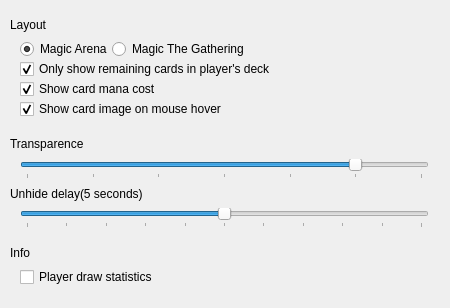
<?xml version="1.0" encoding="UTF-8"?>
<ui version="4.0">
 <class>TabOverlay</class>
 <widget class="QWidget" name="TabOverlay">
  <property name="geometry">
   <rect>
    <x>0</x>
    <y>0</y>
    <width>450</width>
    <height>308</height>
   </rect>
  </property>
  <property name="minimumSize">
   <size>
    <width>450</width>
    <height>300</height>
   </size>
  </property>
  <property name="windowTitle">
   <string>Form</string>
  </property>
  <property name="styleSheet">
   <string notr="true">#title {
	font-size: 24px;
 	font-weight: bold;
}
#slogan, #version {
	color: #898989;
}
#version {
	font-size: 11px;
}</string>
  </property>
  <layout class="QGridLayout" name="gridLayout" rowstretch="0,0,0,0,0,0,0,0,0,0,0,0,0,0,0,0,0,0,0,0" columnstretch="0">
   <property name="sizeConstraint">
    <enum>QLayout::SetDefaultConstraint</enum>
   </property>
   <property name="leftMargin">
    <number>10</number>
   </property>
   <property name="topMargin">
    <number>10</number>
   </property>
   <property name="horizontalSpacing">
    <number>6</number>
   </property>
   <property name="verticalSpacing">
    <number>0</number>
   </property>
   <item row="12" column="0">
    <layout class="QHBoxLayout" name="horizontalLayout_7">
     <item>
      <widget class="QLabel" name="label_7">
       <property name="sizePolicy">
        <sizepolicy hsizetype="Maximum" vsizetype="Preferred">
         <horstretch>0</horstretch>
         <verstretch>0</verstretch>
        </sizepolicy>
       </property>
       <property name="toolTip">
        <string/>
       </property>
       <property name="statusTip">
        <string>After hide cards using mouse Right click, show again after X seconds</string>
       </property>
       <property name="text">
        <string>Unhide delay</string>
       </property>
      </widget>
     </item>
     <item>
      <widget class="QLabel" name="lbUnhideDelay">
       <property name="sizePolicy">
        <sizepolicy hsizetype="Preferred" vsizetype="Preferred">
         <horstretch>0</horstretch>
         <verstretch>0</verstretch>
        </sizepolicy>
       </property>
       <property name="toolTip">
        <string/>
       </property>
       <property name="statusTip">
        <string>After hide cards using mouse Right click, show again after X seconds</string>
       </property>
       <property name="text">
        <string>(5 seconds)</string>
       </property>
      </widget>
     </item>
    </layout>
   </item>
   <item row="8" column="0">
    <widget class="QLabel" name="label_6">
     <property name="text">
      <string>Transparence</string>
     </property>
    </widget>
   </item>
   <item row="4" column="0">
    <layout class="QHBoxLayout" name="horizontalLayout_6">
     <item>
      <spacer name="horizontalSpacer_9">
       <property name="orientation">
        <enum>Qt::Horizontal</enum>
       </property>
       <property name="sizeType">
        <enum>QSizePolicy::Fixed</enum>
       </property>
       <property name="sizeHint" stdset="0">
        <size>
         <width>10</width>
         <height>20</height>
        </size>
       </property>
      </spacer>
     </item>
     <item>
      <widget class="QCheckBox" name="cbShowOnlyRemainingCard">
       <property name="statusTip">
        <string>When checked cards with 0 copies in deck will be hidden</string>
       </property>
       <property name="text">
        <string>Only show remaining cards in player's deck</string>
       </property>
       <property name="checked">
        <bool>true</bool>
       </property>
      </widget>
     </item>
     <item>
      <spacer name="horizontalSpacer_8">
       <property name="orientation">
        <enum>Qt::Horizontal</enum>
       </property>
       <property name="sizeHint" stdset="0">
        <size>
         <width>20</width>
         <height>20</height>
        </size>
       </property>
      </spacer>
     </item>
    </layout>
   </item>
   <item row="2" column="0">
    <widget class="QLabel" name="label_5">
     <property name="text">
      <string>Layout</string>
     </property>
    </widget>
   </item>
   <item row="17" column="0">
    <widget class="QLabel" name="label_2">
     <property name="text">
      <string>Info</string>
     </property>
    </widget>
   </item>
   <item row="16" column="0">
    <spacer name="verticalSpacer_2">
     <property name="orientation">
      <enum>Qt::Vertical</enum>
     </property>
     <property name="sizeType">
      <enum>QSizePolicy::Fixed</enum>
     </property>
     <property name="sizeHint" stdset="0">
      <size>
       <width>20</width>
       <height>10</height>
      </size>
     </property>
    </spacer>
   </item>
   <item row="7" column="0">
    <spacer name="verticalSpacer_4">
     <property name="orientation">
      <enum>Qt::Vertical</enum>
     </property>
     <property name="sizeType">
      <enum>QSizePolicy::Fixed</enum>
     </property>
     <property name="sizeHint" stdset="0">
      <size>
       <width>20</width>
       <height>10</height>
      </size>
     </property>
    </spacer>
   </item>
   <item row="3" column="0">
    <layout class="QHBoxLayout" name="horizontalLayout">
     <item>
      <spacer name="horizontalSpacer_4">
       <property name="orientation">
        <enum>Qt::Horizontal</enum>
       </property>
       <property name="sizeType">
        <enum>QSizePolicy::Fixed</enum>
       </property>
       <property name="sizeHint" stdset="0">
        <size>
         <width>10</width>
         <height>20</height>
        </size>
       </property>
      </spacer>
     </item>
     <item>
      <widget class="QRadioButton" name="rbMTGA">
       <property name="statusTip">
        <string>Magic Arena card layout theme</string>
       </property>
       <property name="text">
        <string>Magic Arena</string>
       </property>
       <property name="checked">
        <bool>true</bool>
       </property>
      </widget>
     </item>
     <item>
      <widget class="QRadioButton" name="rbMTG">
       <property name="statusTip">
        <string>Magic paper card layout theme</string>
       </property>
       <property name="text">
        <string>Magic The Gathering</string>
       </property>
      </widget>
     </item>
     <item>
      <spacer name="horizontalSpacer_5">
       <property name="orientation">
        <enum>Qt::Horizontal</enum>
       </property>
       <property name="sizeType">
        <enum>QSizePolicy::Expanding</enum>
       </property>
       <property name="sizeHint" stdset="0">
        <size>
         <width>10</width>
         <height>20</height>
        </size>
       </property>
      </spacer>
     </item>
    </layout>
   </item>
   <item row="6" column="0">
    <layout class="QHBoxLayout" name="horizontalLayout_8">
     <item>
      <spacer name="horizontalSpacer_10">
       <property name="orientation">
        <enum>Qt::Horizontal</enum>
       </property>
       <property name="sizeType">
        <enum>QSizePolicy::Fixed</enum>
       </property>
       <property name="sizeHint" stdset="0">
        <size>
         <width>10</width>
         <height>20</height>
        </size>
       </property>
      </spacer>
     </item>
     <item>
      <widget class="QCheckBox" name="cbShowCardOnHover">
       <property name="text">
        <string>Show card image on mouse hover</string>
       </property>
       <property name="checked">
        <bool>true</bool>
       </property>
      </widget>
     </item>
     <item>
      <spacer name="horizontalSpacer_11">
       <property name="orientation">
        <enum>Qt::Horizontal</enum>
       </property>
       <property name="sizeHint" stdset="0">
        <size>
         <width>20</width>
         <height>20</height>
        </size>
       </property>
      </spacer>
     </item>
    </layout>
   </item>
   <item row="9" column="0">
    <layout class="QHBoxLayout" name="horizontalLayout_10">
     <item>
      <spacer name="horizontalSpacer_6">
       <property name="orientation">
        <enum>Qt::Horizontal</enum>
       </property>
       <property name="sizeType">
        <enum>QSizePolicy::Fixed</enum>
       </property>
       <property name="sizeHint" stdset="0">
        <size>
         <width>10</width>
         <height>20</height>
        </size>
       </property>
      </spacer>
     </item>
     <item>
      <widget class="QSlider" name="hsAlpha">
       <property name="minimum">
        <number>1</number>
       </property>
       <property name="maximum">
        <number>7</number>
       </property>
       <property name="singleStep">
        <number>1</number>
       </property>
       <property name="pageStep">
        <number>1</number>
       </property>
       <property name="value">
        <number>6</number>
       </property>
       <property name="orientation">
        <enum>Qt::Horizontal</enum>
       </property>
       <property name="tickPosition">
        <enum>QSlider::TicksBelow</enum>
       </property>
      </widget>
     </item>
     <item>
      <spacer name="horizontalSpacer_14">
       <property name="orientation">
        <enum>Qt::Horizontal</enum>
       </property>
       <property name="sizeType">
        <enum>QSizePolicy::Fixed</enum>
       </property>
       <property name="sizeHint" stdset="0">
        <size>
         <width>10</width>
         <height>20</height>
        </size>
       </property>
      </spacer>
     </item>
    </layout>
   </item>
   <item row="14" column="0">
    <layout class="QHBoxLayout" name="horizontalLayout_11">
     <item>
      <spacer name="horizontalSpacer_7">
       <property name="orientation">
        <enum>Qt::Horizontal</enum>
       </property>
       <property name="sizeType">
        <enum>QSizePolicy::Fixed</enum>
       </property>
       <property name="sizeHint" stdset="0">
        <size>
         <width>10</width>
         <height>20</height>
        </size>
       </property>
      </spacer>
     </item>
     <item>
      <widget class="QSlider" name="hsUnhideDelay">
       <property name="toolTip">
        <string>After hide cards using mouse Right click, show again after X seconds</string>
       </property>
       <property name="statusTip">
        <string>After hide cards using mouse Right click, show again after X seconds</string>
       </property>
       <property name="maximum">
        <number>10</number>
       </property>
       <property name="value">
        <number>5</number>
       </property>
       <property name="orientation">
        <enum>Qt::Horizontal</enum>
       </property>
       <property name="tickPosition">
        <enum>QSlider::TicksBelow</enum>
       </property>
       <property name="tickInterval">
        <number>0</number>
       </property>
      </widget>
     </item>
     <item>
      <spacer name="horizontalSpacer_15">
       <property name="orientation">
        <enum>Qt::Horizontal</enum>
       </property>
       <property name="sizeType">
        <enum>QSizePolicy::Fixed</enum>
       </property>
       <property name="sizeHint" stdset="0">
        <size>
         <width>10</width>
         <height>20</height>
        </size>
       </property>
      </spacer>
     </item>
    </layout>
   </item>
   <item row="18" column="0">
    <layout class="QHBoxLayout" name="horizontalLayout_3">
     <item>
      <spacer name="horizontalSpacer_2">
       <property name="orientation">
        <enum>Qt::Horizontal</enum>
       </property>
       <property name="sizeType">
        <enum>QSizePolicy::Fixed</enum>
       </property>
       <property name="sizeHint" stdset="0">
        <size>
         <width>10</width>
         <height>20</height>
        </size>
       </property>
      </spacer>
     </item>
     <item>
      <widget class="QCheckBox" name="cbPTStatistics">
       <property name="statusTip">
        <string>Show player lands, 1, 2, 3 and 4 copies cards draw chances</string>
       </property>
       <property name="text">
        <string>Player draw statistics</string>
       </property>
      </widget>
     </item>
    </layout>
   </item>
   <item row="19" column="0">
    <spacer name="verticalSpacer_3">
     <property name="orientation">
      <enum>Qt::Vertical</enum>
     </property>
     <property name="sizeType">
      <enum>QSizePolicy::Fixed</enum>
     </property>
     <property name="sizeHint" stdset="0">
      <size>
       <width>20</width>
       <height>10</height>
      </size>
     </property>
    </spacer>
   </item>
   <item row="5" column="0">
    <layout class="QHBoxLayout" name="horizontalLayout_2">
     <item>
      <spacer name="horizontalSpacer">
       <property name="orientation">
        <enum>Qt::Horizontal</enum>
       </property>
       <property name="sizeType">
        <enum>QSizePolicy::Fixed</enum>
       </property>
       <property name="sizeHint" stdset="0">
        <size>
         <width>10</width>
         <height>20</height>
        </size>
       </property>
      </spacer>
     </item>
     <item>
      <widget class="QCheckBox" name="cbShowCardManaCost">
       <property name="text">
        <string>Show card mana cost</string>
       </property>
       <property name="checked">
        <bool>true</bool>
       </property>
      </widget>
     </item>
     <item>
      <spacer name="horizontalSpacer_3">
       <property name="orientation">
        <enum>Qt::Horizontal</enum>
       </property>
       <property name="sizeType">
        <enum>QSizePolicy::Fixed</enum>
       </property>
       <property name="sizeHint" stdset="0">
        <size>
         <width>10</width>
         <height>20</height>
        </size>
       </property>
      </spacer>
     </item>
    </layout>
   </item>
  </layout>
 </widget>
 <resources/>
 <connections/>
</ui>
